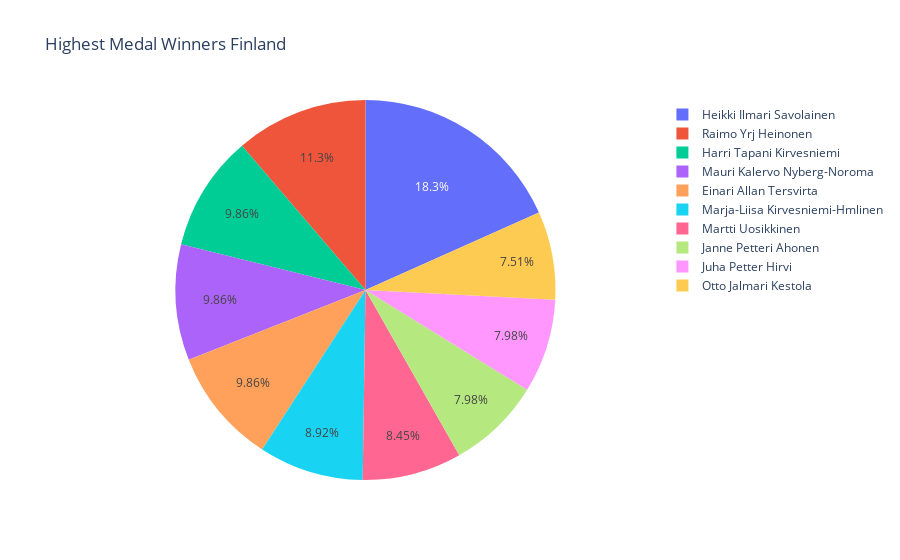

Notebook code for this chart:
### Code cell
# from matplotlib import pyplot as plt
# import numpy as np
# fig = plt.figure()
# ax = fig.add_axes([0,0,1,1])
# ax.axis('equal')
# Team = highest_medals_fin2.Name
# Count_of_Medal = highest_medals_fin2.Count_Of_Medals
# ax.pie(Count_of_Medal, labels = Team,autopct='%1.2f%%')
# plt.show()

fig = px.pie(highest_medals_fin2, values='Count_Of_Medals', names='Name', title='Highest Medal Winners Finland')
fig.show()

### Figure 1 — Plotly figure (JSON) as saved in the notebook; plotly's stock layout.template omitted (floating-point values rounded to 4 significant figures)
{"data": [{"domain": {"x": [0, 1], "y": [0, 1]}, "hovertemplate": "Name=%{label}<br>Count_Of_Medals=%{value}<extra></extra>", "labels": ["Heikki Ilmari Savolainen", "Raimo Yrj Heinonen", "Harri Tapani Kirvesniemi", "Mauri Kalervo Nyberg-Noroma", "Einari Allan Tersvirta", "Marja-Liisa Kirvesniemi-Hmlinen", "Martti Uosikkinen", "Janne Petteri Ahonen", "Juha Petter Hirvi", "Otto Jalmari Kestola"], "legendgroup": "", "name": "", "showlegend": true, "type": "pie", "values": [39, 24, 21, 21, 21, 19, 18, 17, 17, 16]}], "layout": {"legend": {"tracegroupgap": 0}, "title": {"text": "Highest Medal Winners Finland"}}}
